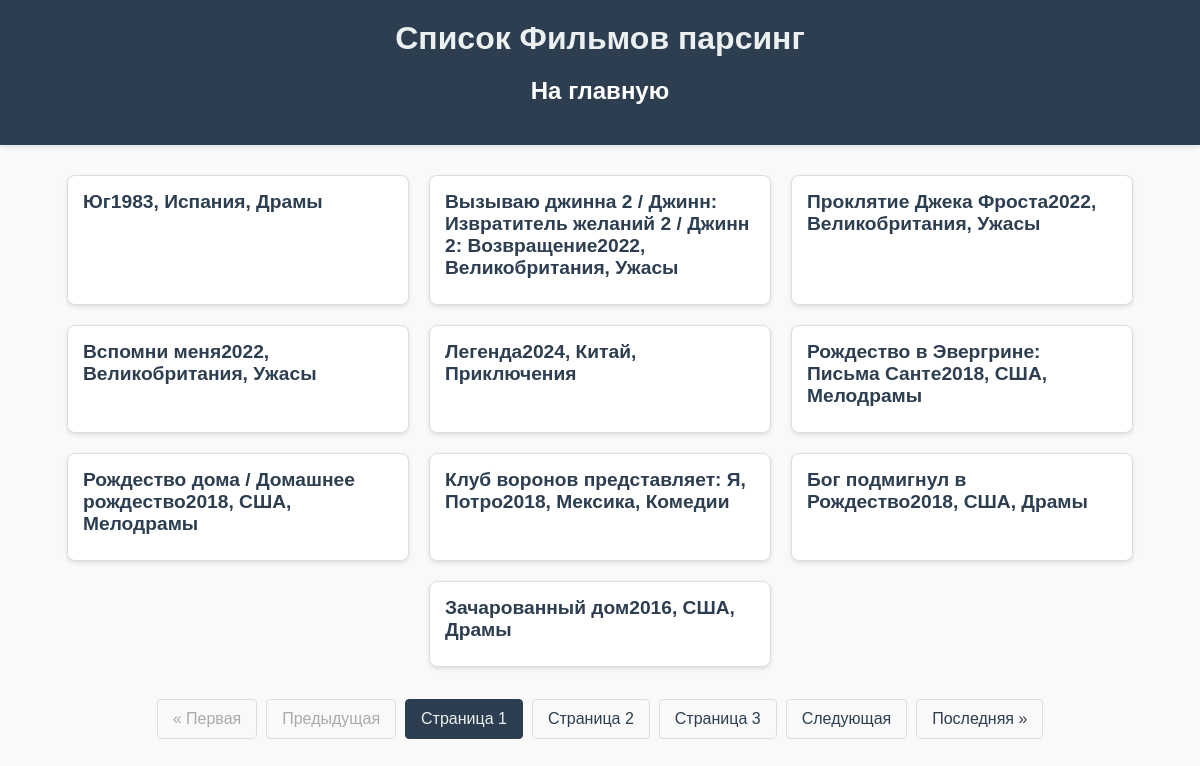
Page /rezka_list/ on the committed database.
### parsing_rezka/models.py (models this page shows, shortened)
class Rezka(models.Model):
    title = models.CharField(max_length=900)
    image = models.ImageField(null=True)

### parsing_rezka/views.py (the view)
# urls.py: path('rezka_list/', views.RezkaListView.as_view(), name='rezka_list'),
class RezkaListView(generic.ListView):
    template_name = 'rezka/rezka_list.html'
    context_object_name = 'rezka'
    model = models.Rezka
    paginate_by = 10  # Показывать по 5 фильмов на странице
    def get_queryset(self):
        return self.model.objects.all().order_by('-id')

### templates/rezka/rezka_list.html (shortened to what this page needs)
<!DOCTYPE html>
<html lang="ru">
<head>
</head>
<body>
    <header>
        <h1>Список Фильмов парсинг</h1>
        <a href="/" style="text-decoration: none; color: white">
            <h2>На главную</h2>
        </a>
    </header>
    <div class="container">
        {% if rezka %}
            <div class="films">
                {% for i in rezka %}
                    <div class="film">
                        <div class="film-content">
                            <h2 class="film-title">{{ i.title }}</h2>
                        </div>
                    </div>
                {% endfor %}
            </div>
        {% else %}
            <p class="no-films">Фильмы не найдены.</p>
        {% endif %}
        {% if is_paginated %}
            <div class="pagination">
                {% if page_obj.has_previous %}
                    <a href="?page=1" aria-label="Первая">&laquo; Первая</a>
                    <a href="?page={{ page_obj.previous_page_number }}" aria-label="Предыдущая">Предыдущая</a>
                {% else %}
                    <span class="disabled" aria-label="Первая">&laquo; Первая</span>
                    <span class="disabled" aria-label="Предыдущая">Предыдущая</span>
                {% endif %}
                {% for num in paginator.page_range %}
                    {% if num == page_obj.number %}
                        <span class="current">Страница {{ num }}</span>
                    {% elif num > page_obj.number|add:'-3' and num < page_obj.number|add:'3' %}
                        <a href="?page={{ num }}">Страница {{ num }}</a>
                    {% endif %}
                {% endfor %}
                {% if page_obj.has_next %}
                    <a href="?page={{ page_obj.next_page_number }}" aria-label="Следующая">Следующая</a>
                    <a href="?page={{ paginator.num_pages }}" aria-label="Последняя">Последняя &raquo;</a>
                {% else %}
                    <span class="disabled" aria-label="Следующая">Следующая</span>
                    <span class="disabled" aria-label="Последняя">Последняя &raquo;</span>
                {% endif %}
            </div>
        {% endif %}
    </div>
</body>
</html>

### templates/rezka/rezka_list.html (style rules this page uses)
body { font-family: Arial, sans-serif; background-color: #f9f9f9; margin: 0; padding: 0; }
header { background-color: #2c3e50; color: #ecf0f1; padding: 20px 0; text-align: center; box-shadow: 0 2px 4px rgba(0,0,0,0.1); }
header h1 { margin: 0; font-size: 2em; }
.container { width: 90%; max-width: 1200px; margin: 30px auto; }
.films { display: flex; flex-wrap: wrap; gap: 20px; justify-content: center; }
.film { background-color: #fff; border: 1px solid #ddd; border-radius: 8px; overflow: hidden; width: calc(33.333% - 20px); box-shadow: 0 2px 4px rgba(0,0,0,0.1); transition: transform 0.2s, box-shadow 0.2s; }
.film-content { padding: 15px; }
.film-title { font-size: 1.2em; margin: 0 0 10px 0; color: #2c3e50; }
.pagination { display: flex; justify-content: center; margin: 30px 0; flex-wrap: wrap; gap: 5px; }
.pagination a, .pagination span { padding: 10px 15px; margin: 2px; border: 1px solid #ddd; border-radius: 4px; text-decoration: none; color: #2c3e50; transition: background-color 0.2s, color 0.2s; }
.pagination .current { background-color: #2c3e50; color: #ecf0f1; border-color: #2c3e50; }
.pagination .disabled { color: #aaa; border-color: #ddd; pointer-events: none; }

### rows in the picture
Rezka: title "Юг1983, Испания, Драмы"
Rezka: title "Вызываю джинна 2 / Джинн: Извратитель желаний 2 / Джинн 2: Возвращение2022, Великобритания, Ужасы"
Rezka: title "Проклятие Джека Фроста2022, Великобритания, Ужасы"
Rezka: title "Вспомни меня2022, Великобритания, Ужасы"
Rezka: title "Легенда2024, Китай, Приключения"
Rezka: title "Рождество в Эвергрине: Письма Санте2018, США, Мелодрамы"
Rezka: title "Рождество дома / Домашнее рождество2018, США, Мелодрамы"
Rezka: title "Клуб воронов представляет: Я, Потро2018, Мексика, Комедии"
Rezka: title "Бог подмигнул в Рождество2018, США, Драмы"
Rezka: title "Зачарованный дом2016, США, Драмы"

### other values in the picture
{{ num }} "1"
{{ num }} "2" "3"
